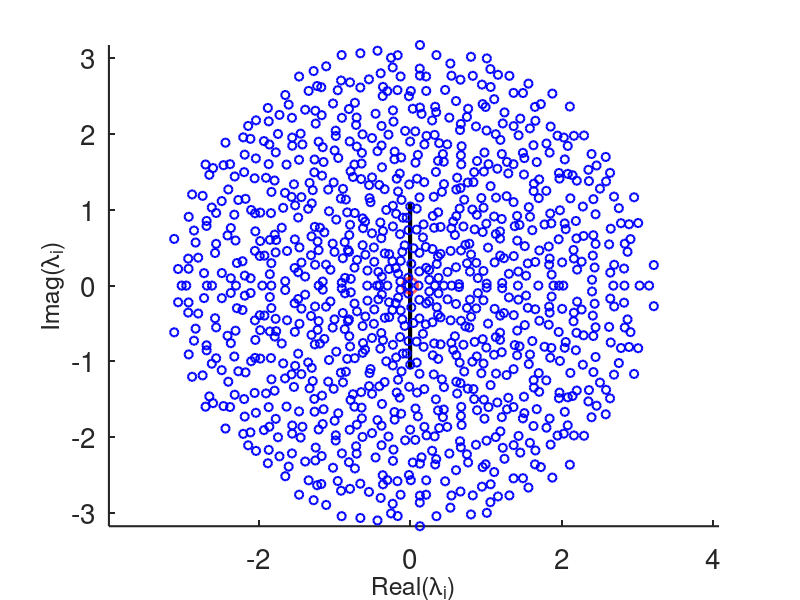

The MATLAB source for this figure: (Note: this script raises an error after producing the figure.)
close all
clear
clc

set(groot, 'DefaultAxesFontSize', 20);
set(groot, 'DefaultTextFontSize', 18);
set(groot, 'DefaultLineLineWidth', 1.5);
set(groot, 'DefaultAxesLineWidth', 1.5);

n = 1000;
b = 1;
mu = 0.0;

mean_in_out_degree = 10; % desired mean number of connections in and out
density = mean_in_out_degree/(n-1); % each neuron can make up to n-1 connections with other neurons
sparse_fraction = 1-density;

disk_radius1 = b*sqrt(1-sparse_fraction);

% sigma = disk_radius1;
sigma = 0


% A = b*randn(n,n)./sqrt(n) + mu;
A = b*randn(n,n) + mu;
A(eye(size(A),'logical')) = 0; % no self connection

A(rand(n,n)<sparse_fraction) = 0;
A = A-sigma*eye(size(A));


var_A = var(A(:))
mean_A = mean(A(:))
eig_A = eig(A);



figure(1)
t = 0:.01:2*pi;
% plot(sin(t)-sigma,cos(t),'g','LineWidth',2)

% hold on
plot([0,0],[-1.1, 1.1],'k','LineWidth',3)
hold on
plot(disk_radius1*sin(t)-sigma,disk_radius1*cos(t),'r','LineWidth',2)
hold on
plot(real(eig_A),imag(eig_A),'ob')
hold off

axis equal

Expected_LLE = mu*n*sparse_fraction-sigma
ylabel('Imag(\lambda_{i})','FontSize',18)
xlabel('Real(\lambda_{i})','FontSize',18)
% axis([-1.1 1.1 -1.1 1.1])

box off

save_some_figs_to_folder_2('figs', 'girko_mu_0_sparse_0_sigma_0_b0p5',[1], [])